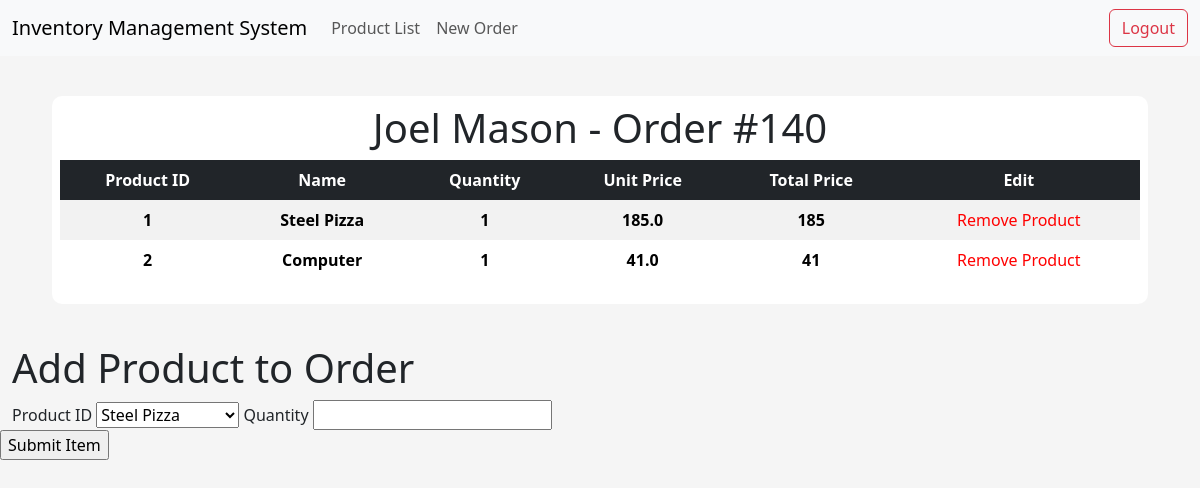
The app's page /order/140 with its own data.
### app/models/tables.py (models this page shows, shortened)
class Customer(db.Model):
    __tablename__ = "customer"
    id = db.Column(db.Integer, primary_key=True)
    first_name = db.Column(db.String(50), nullable=False)
    last_name = db.Column(db.String(50), nullable=False)
    address = db.Column(db.String(500), nullable=False)
    postcode = db.Column(db.String(50), nullable=False)
    email = db.Column(db.String(50), nullable=False, unique=True)
    orders = db.relationship("Order", backref="customer")

class Product(db.Model):
    __tablename__ = "product"
    id = db.Column(db.Integer, primary_key=True)
    name = db.Column(db.String(50), nullable=False, unique=True)
    price = db.Column(db.Float, nullable=False)
    quantity_available = db.Column(db.Integer)

class OrderItem(db.Model):
    __tablename__ = "order_item"
    order_id = db.Column(db.Integer, db.ForeignKey("order.id"), primary_key=True)
    item_id = db.Column(db.Integer, db.ForeignKey("product.id"), primary_key=True)
    quantity = db.Column(db.Integer, nullable=False)
    total_price = db.Column(db.Integer, nullable=False)

### app/controllers/default.py (the view, shortened to what this page needs)
@app.route("/order/<int:id>", methods=["GET", "POST"])
def order(id):
    form = AddOrderItemForm()
    products = Product.query.all()
    form.product_id.choices = [(product.id, product.name) for product in products]
    order_items = OrderItem.query.filter_by(order_id=id).all()
    product_names = [Product.query.get(item.item_id).name for item in order_items]
    print(type(id))
    order = Order.query.get(id)
    customer_id = order.customer_id
    customer = Customer.query.get(customer_id)
    products_for_order = {
        item.item_id: Product.query.get(item.item_id) for item in order_items
    }
    return render_template(
        "order.html",
        order=id,
        order_items=order_items,
        product_names=product_names,
        customer=customer,
        zip=zip,
        form=form,
        products_for_order=products_for_order,
    )

### app/models/forms.py (shortened to what this page needs)
class AddOrderItemForm(FlaskForm):
    product_id = SelectField("Product ID", coerce=int, validators=[DataRequired()])
    quantity = IntegerField("Quantity", validators=[DataRequired()])
    customer_id = HiddenField("customer_id")
    submit = SubmitField("Submit Item")

### app/templates/order.html (shortened to what this page needs)
{% extends "index.html" %}
{% block body %}
<div class="content-section">
    <div class="title">
        <h1>{{customer.first_name}} {{customer.last_name}} - Order #{{order}}</h1>
    </div>
    <table class="table table-striped table-borderless table-hover text-center">
        <thead class="table-dark table-sm">
            <tr>
                <th scope="col">Product ID</th>
                <th scope="col">Name</th>
                <th scope="col">Quantity</th>
                <th scope="col">Unit Price</th>
                <th scope="col">Total Price</th>
                <th scope="col">Edit</th>
            </tr>
        </thead>
        <tbody>
            {% for product, product_name in zip(order_items, product_names) %}
            {% set product_obj = products_for_order.get(product.item_id) %}
                <tr>
                    <th scope="row">{{ product.item_id }}</th>
                    <th scope="row">{{ product_name }}</th>
                    <th scope="row">{{ product.quantity }}</th>
                    <th scope="row">{{ product_obj.price }}</th>
                    <th scope="row">{{ product.total_price }}</th>
                    <td><a style="text-decoration: none; color:red; font-weight:red;" href="{{url_for('delete_orderitem', item_id=product.item_id, order_id=order)}}"> Remove Product </a></td>
                </tr>
            {% endfor %}
        </tbody>
    </table>
</div>
<h1>Add Product to Order</h1>
    <form method="POST" action="{{ url_for('order',id=order) }}" id="orderForm">
        {{form.product_id.label}}
        {{form.product_id}}
        {{form.quantity.label}}
        {{form.quantity}}
        </div>
        {{ form.submit() }}
{% endblock body %}

### app/static/css/main.css (style rules this page uses)
body { background-color: rgb(245, 245, 245); }
.content-section { background: #fff; margin: 40px; padding: 0.5rem 0.5rem; border-radius: 10px; }
.title h1 { text-align: center; align-items: center; }

### records on screen
Customer: first_name "Joel", last_name "Mason"
Product: item_id "1", name "Steel Pizza", quantity "1", price "185.0", total_price "185"
Product: item_id "2", name "Computer", quantity "1", price "41.0", total_price "41"

### other values on screen
{{ order }} "140"
